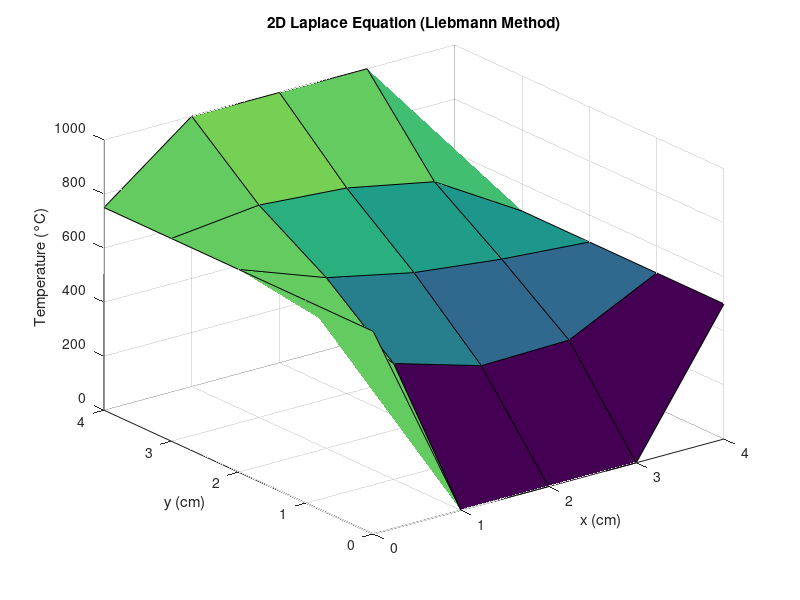

Reproduce this figure in MATLAB. (Note: this script raises an error after producing the figure.)
clear all
close all
clc
%% Exercise 1: Laplace Equation (Liebmann's method)
% Plate: 4x4 cm, dx = dy = 1 cm
% Example boundary: top=1000, bottom=0, left=750, right=500 (adjust if needed)



% Grid size
nx = 5; ny = 5; % 0:4 in both directions -> 5 nodes each
T = zeros(ny, nx);

% Boundary conditions
T(1,:)   = 0;     % bottom edge y=0
T(end,:) = 1000;  % top edge y=4
T(:,1)   = 750;   % left edge x=0
T(:,end) = 500;   % right edge x=4

% Iteration parameters
tol = 0.01; % 1% error tolerance
error = 1; 
iter = 0;

while error > tol
    error = 0;
    for j = 2:ny-1
        for i = 2:nx-1
            old = T(j,i);
            T(j,i) = 0.25*(T(j+1,i) + T(j-1,i) + T(j,i+1) + T(j,i-1));
            error = max(error, abs((T(j,i)-old)/T(j,i))*100);
        end
    end
    iter = iter + 1;
end

fprintf('Converged in %d iterations\n', iter);
disp(T);

% Plot
[X,Y] = meshgrid(0:4,0:4);
figure; surf(X,Y,T);
xlabel('x (cm)'); ylabel('y (cm)'); zlabel('Temperature (°C)');
title('2D Laplace Equation (Liebmann Method)');





%% Exercise 2: 1D Heat equation explicit method (FTCS)
clear; clc;

L = 10; dx = 2; x = 0:dx:L; 
dt = 1.0; 
tmax = 4;
r = dt/dx^2; % with k=1 normalized

% Initial condition
T = zeros(size(x));
T(1) = 1000; % left boundary
T(end) = 500; % right boundary

nsteps = tmax/dt;

for n = 1:nsteps
    Tn = T;
    for j = 2:length(x)-1
        T(j) = Tn(j) + r*(Tn(j+1)-2*Tn(j)+Tn(j-1));
    end
end

disp('Explicit solution at t=4 s:');
disp(table(x',T','VariableNames',{'x_cm','Temperature'}));

plot(x,T,'-o'); grid on;
xlabel('x (cm)'); ylabel('Temperature (°C)');
title('Explicit FTCS Heat Equation at t=4 s');




%% Exercise 3: 1D Heat equation implicit method (Backward Euler)

clear; clc;

L = 10; dx = 2; x = 0:dx:L; 
dt = 1.0; 
tmax = 4;
r = dt/dx^2; 

% Initial condition
T = zeros(length(x),1);  % make column vector
T(1) = 1000; 
T(end) = 500;

nsteps = tmax/dt;
N = length(x);

% Construct coefficient matrix A (tridiagonal)
A = (1+2*r)*eye(N);
for i=2:N-1
    A(i,i-1) = -r;
    A(i,i+1) = -r;
end
% Boundary conditions: keep T(1), T(N) fixed
A(1,:) = 0; A(1,1)=1;
A(N,:) = 0; A(N,N)=1;

for n=1:nsteps
    % Right-hand side is old T
    b = T;  
    % Enforce boundary values
    b(1) = 1000; 
    b(N) = 500;
    % Solve system
    T = A\b;
end

disp('Implicit solution at t=4 s:');
disp(table(x',T,'VariableNames',{'x_cm','Temperature'}));

plot(x,T,'-o'); grid on;
xlabel('x (cm)'); ylabel('Temperature (°C)');
title('Implicit Backward Euler Heat Equation at t=4 s');
